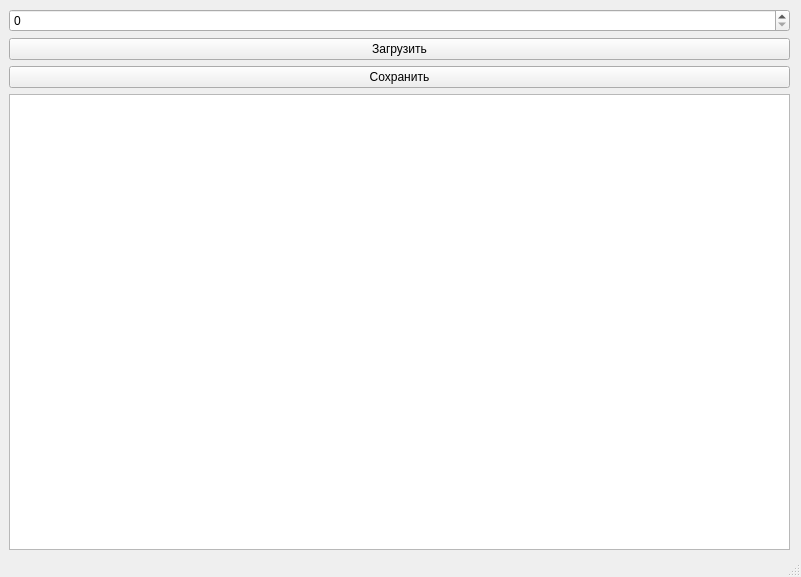
<?xml version="1.0" encoding="UTF-8"?>
<ui version="4.0">
 <class>MainWindow</class>
 <widget class="QMainWindow" name="MainWindow">
  <property name="geometry">
   <rect>
    <x>0</x>
    <y>0</y>
    <width>801</width>
    <height>577</height>
   </rect>
  </property>
  <property name="windowTitle">
   <string>MainWindow</string>
  </property>
  <widget class="QWidget" name="centralwidget">
   <widget class="QWidget" name="verticalLayoutWidget">
    <property name="geometry">
     <rect>
      <x>9</x>
      <y>9</y>
      <width>781</width>
      <height>541</height>
     </rect>
    </property>
    <layout class="QVBoxLayout" name="verticalLayout">
     <item>
      <widget class="QSpinBox" name="spinBox"/>
     </item>
     <item>
      <widget class="QPushButton" name="pushButton">
       <property name="text">
        <string>Загрузить</string>
       </property>
      </widget>
     </item>
     <item>
      <widget class="QPushButton" name="pushButton_2">
       <property name="text">
        <string>Сохранить</string>
       </property>
      </widget>
     </item>
     <item>
      <widget class="QTableWidget" name="tableWidget"/>
     </item>
    </layout>
   </widget>
  </widget>
  <widget class="QStatusBar" name="statusbar"/>
 </widget>
 <resources/>
 <connections/>
</ui>
